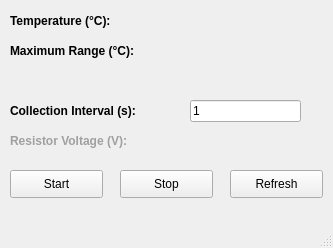
<?xml version="1.0" encoding="UTF-8"?>
<ui version="4.0">
 <class>TemperatureSensor</class>
 <widget class="QMainWindow" name="TemperatureSensor">
  <property name="geometry">
   <rect>
    <x>0</x>
    <y>0</y>
    <width>333</width>
    <height>248</height>
   </rect>
  </property>
  <property name="windowTitle">
   <string>MainWindow</string>
  </property>
  <widget class="QWidget" name="centralwidget">
   <widget class="QLabel" name="temperature_label">
    <property name="geometry">
     <rect>
      <x>10</x>
      <y>10</y>
      <width>141</width>
      <height>21</height>
     </rect>
    </property>
    <property name="font">
     <font>
      <pointsize>9</pointsize>
      <weight>75</weight>
      <bold>true</bold>
     </font>
    </property>
    <property name="text">
     <string>Temperature (°C):</string>
    </property>
   </widget>
   <widget class="QPushButton" name="start_button">
    <property name="geometry">
     <rect>
      <x>10</x>
      <y>170</y>
      <width>93</width>
      <height>28</height>
     </rect>
    </property>
    <property name="font">
     <font>
      <pointsize>9</pointsize>
     </font>
    </property>
    <property name="text">
     <string>Start</string>
    </property>
   </widget>
   <widget class="QPushButton" name="stop_button">
    <property name="geometry">
     <rect>
      <x>120</x>
      <y>170</y>
      <width>93</width>
      <height>28</height>
     </rect>
    </property>
    <property name="font">
     <font>
      <pointsize>9</pointsize>
     </font>
    </property>
    <property name="text">
     <string>Stop</string>
    </property>
   </widget>
   <widget class="QLabel" name="temperature_output">
    <property name="geometry">
     <rect>
      <x>190</x>
      <y>10</y>
      <width>111</width>
      <height>21</height>
     </rect>
    </property>
    <property name="font">
     <font>
      <pointsize>9</pointsize>
     </font>
    </property>
    <property name="text">
     <string/>
    </property>
   </widget>
   <widget class="QLabel" name="range_label">
    <property name="geometry">
     <rect>
      <x>10</x>
      <y>40</y>
      <width>171</width>
      <height>21</height>
     </rect>
    </property>
    <property name="font">
     <font>
      <pointsize>9</pointsize>
      <weight>75</weight>
      <bold>true</bold>
     </font>
    </property>
    <property name="text">
     <string>Maximum Range (°C):</string>
    </property>
   </widget>
   <widget class="QLabel" name="range_output">
    <property name="geometry">
     <rect>
      <x>190</x>
      <y>40</y>
      <width>111</width>
      <height>21</height>
     </rect>
    </property>
    <property name="font">
     <font>
      <pointsize>9</pointsize>
     </font>
    </property>
    <property name="text">
     <string/>
    </property>
   </widget>
   <widget class="QLabel" name="interval_label">
    <property name="geometry">
     <rect>
      <x>10</x>
      <y>100</y>
      <width>171</width>
      <height>21</height>
     </rect>
    </property>
    <property name="font">
     <font>
      <pointsize>9</pointsize>
      <weight>75</weight>
      <bold>true</bold>
     </font>
    </property>
    <property name="text">
     <string>Collection Interval (s):</string>
    </property>
   </widget>
   <widget class="QPushButton" name="refresh_button">
    <property name="geometry">
     <rect>
      <x>230</x>
      <y>170</y>
      <width>93</width>
      <height>28</height>
     </rect>
    </property>
    <property name="font">
     <font>
      <pointsize>9</pointsize>
     </font>
    </property>
    <property name="text">
     <string>Refresh</string>
    </property>
   </widget>
   <widget class="QLineEdit" name="interval_input">
    <property name="geometry">
     <rect>
      <x>190</x>
      <y>100</y>
      <width>111</width>
      <height>22</height>
     </rect>
    </property>
    <property name="text">
     <string>1</string>
    </property>
   </widget>
   <widget class="QLabel" name="voltage_label">
    <property name="geometry">
     <rect>
      <x>10</x>
      <y>130</y>
      <width>161</width>
      <height>21</height>
     </rect>
    </property>
    <property name="palette">
     <palette>
      <active>
       <colorrole role="WindowText">
        <brush brushstyle="SolidPattern">
         <color alpha="255">
          <red>160</red>
          <green>160</green>
          <blue>160</blue>
         </color>
        </brush>
       </colorrole>
      </active>
      <inactive>
       <colorrole role="WindowText">
        <brush brushstyle="SolidPattern">
         <color alpha="255">
          <red>160</red>
          <green>160</green>
          <blue>160</blue>
         </color>
        </brush>
       </colorrole>
      </inactive>
      <disabled>
       <colorrole role="WindowText">
        <brush brushstyle="SolidPattern">
         <color alpha="255">
          <red>120</red>
          <green>120</green>
          <blue>120</blue>
         </color>
        </brush>
       </colorrole>
      </disabled>
     </palette>
    </property>
    <property name="font">
     <font>
      <pointsize>9</pointsize>
      <weight>75</weight>
      <bold>true</bold>
     </font>
    </property>
    <property name="text">
     <string>Resistor Voltage (V):</string>
    </property>
   </widget>
   <widget class="QLabel" name="voltage_output">
    <property name="geometry">
     <rect>
      <x>190</x>
      <y>130</y>
      <width>111</width>
      <height>21</height>
     </rect>
    </property>
    <property name="palette">
     <palette>
      <active>
       <colorrole role="WindowText">
        <brush brushstyle="SolidPattern">
         <color alpha="255">
          <red>160</red>
          <green>160</green>
          <blue>160</blue>
         </color>
        </brush>
       </colorrole>
      </active>
      <inactive>
       <colorrole role="WindowText">
        <brush brushstyle="SolidPattern">
         <color alpha="255">
          <red>160</red>
          <green>160</green>
          <blue>160</blue>
         </color>
        </brush>
       </colorrole>
      </inactive>
      <disabled>
       <colorrole role="WindowText">
        <brush brushstyle="SolidPattern">
         <color alpha="255">
          <red>120</red>
          <green>120</green>
          <blue>120</blue>
         </color>
        </brush>
       </colorrole>
      </disabled>
     </palette>
    </property>
    <property name="font">
     <font>
      <pointsize>9</pointsize>
     </font>
    </property>
    <property name="text">
     <string/>
    </property>
   </widget>
  </widget>
  <widget class="QMenuBar" name="menubar">
   <property name="geometry">
    <rect>
     <x>0</x>
     <y>0</y>
     <width>333</width>
     <height>26</height>
    </rect>
   </property>
  </widget>
  <widget class="QStatusBar" name="statusbar"/>
 </widget>
 <resources/>
 <connections/>
</ui>
